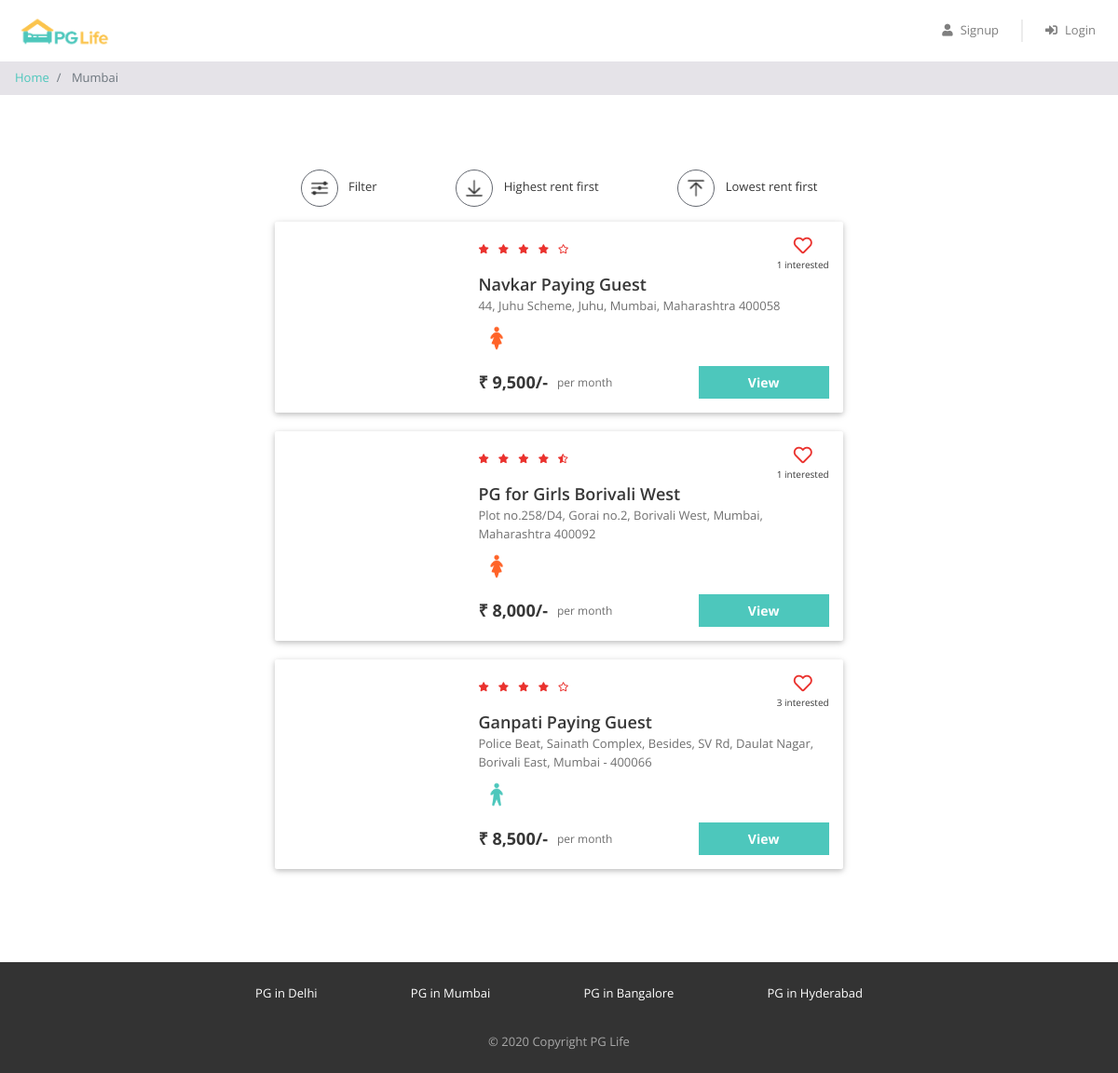
/property_list.php?city=Mumbai, run on the app's committed database.
### tables this page shows
CREATE TABLE `properties` (
  `id` int(11) NOT NULL,
  `city_id` int(11) NOT NULL,
  `name` varchar(100) NOT NULL,
  `address` varchar(255) NOT NULL,
  `description` longtext NOT NULL,
  `gender` enum('male','female','unisex') NOT NULL,
  `rent` int(11) NOT NULL,
  `rating_clean` float(2,1) NOT NULL,
  `rating_food` float(2,1) NOT NULL,
  `rating_safety` float(2,1) NOT NULL
);

### property_list.php (the view, shortened to what this page needs)
<?php
require "includes/database_connect.php";
$city_name = $_GET["city"];
$sql_1 = "SELECT * FROM cities WHERE name = '$city_name'";
$result_1 = mysqli_query($conn, $sql_1);
$city = mysqli_fetch_assoc($result_1);
$city_id = $city['id'];
$sql_2 = "SELECT * FROM properties WHERE city_id = $city_id";
$result_2 = mysqli_query($conn, $sql_2);
$properties = mysqli_fetch_all($result_2, MYSQLI_ASSOC);
$sql_3 = "SELECT *
            FROM interested_users_properties iup
            INNER JOIN properties p ON iup.property_id = p.id
            WHERE p.city_id = $city_id";
$result_3 = mysqli_query($conn, $sql_3);
$interested_users_properties = mysqli_fetch_all($result_3, MYSQLI_ASSOC);
?>
<!DOCTYPE html>
<html lang="en">
<head>
    <?php
    include "includes/head_links.php";
    ?>
    <link href="css/property_list.css" rel="stylesheet" />
</head>
<body>
    <?php
    include "includes/header.php";
    ?>
    <nav aria-label="breadcrumb">
        <ol class="breadcrumb py-2">
            <li class="breadcrumb-item">
                <a href="index.php">Home</a>
            </li>
            <li class="breadcrumb-item active" aria-current="page">
                <?php echo $city_name; ?>
            </li>
        </ol>
    </nav>
    <div class="page-container">
        <div class="filter-bar row justify-content-around">
            <div class="col-auto" data-toggle="modal" data-target="#filter-modal">
                <img src="img/filter.png" alt="filter" />
                <span>Filter</span>
            </div>
            <div class="col-auto">
                <img src="img/desc.png" alt="sort-desc" />
                <span>Highest rent first</span>
            </div>
            <div class="col-auto">
                <img src="img/asc.png" alt="sort-asc" />
                <span>Lowest rent first</span>
            </div>
        </div>
        <?php
        foreach ($properties as $property) {
        ?>
            <div class="property-card row">
                <div class="image-container col-md-4">
                </div>
                <div class="content-container col-md-8">
                    <div class="row no-gutters justify-content-between">
                        <?php
                        $total_rating = ($property['rating_clean'] + $property['rating_food'] + $property['rating_safety']) / 3;
                        $total_rating = round($total_rating, 1);
                        ?>
                        <div class="star-container" title="<?= $total_rating ?>">
                            <?php
                            $rating = $total_rating;
                            for ($i = 0; $i < 5; $i++) {
                                if ($rating >= $i + 0.8) {
                            ?>
                                    <i class="fas fa-star"></i>
                                <?php
                                } elseif ($rating >= $i + 0.3) {
                                ?>
                                    <i class="fas fa-star-half-alt"></i>
                                <?php
                                } else {
                                ?>
                                    <i class="far fa-star"></i>
                            <?php
                                }
                            }
                            ?>
                        </div>
                        <div class="interested-container">
                            <?php
                            $interested_users_count = 0;
                            $is_interested = false;
                            foreach ($interested_users_properties as $interested_user_property) {
                                if ($interested_user_property['property_id'] == $property['id']) {
                                    $interested_users_count++;
                                }
                            }
                            if ($is_interested) {
                            ?>
                                <i class="fas fa-heart"></i>
                            <?php
                            } else {
                            ?>
                                <i class="far fa-heart"></i>
                            <?php
                            }
                            ?>
                            <div class="interested-text"><?= $interested_users_count ?> interested</div>
                        </div>
                    </div>
                    <div class="detail-container">
                        <div class="property-name"><?= $property['name'] ?></div>
                        <div class="property-address"><?= $property['address'] ?></div>
                        <div class="property-gender">
                            <?php
                            if ($property['gender'] == "male") {
                            ?>
                                <img src="img/male.png" />
                            <?php
                            } elseif ($property['gender'] == "female") {
                            ?>
                                <img src="img/female.png" />
                            <?php
                            } else {
                            ?>
                                <img src="img/unisex.png" />
                            <?php
                            }
                            ?>
                        </div>
                    </div>
                    <div class="row no-gutters">
                        <div class="rent-container col-6">
                            <div class="rent">₹ <?= number_format($property['rent']) ?>/-</div>
                            <div class="rent-unit">per month</div>
                        </div>
                        <div class="button-container col-6">
                            <a href="property_detail.php?property_id=<?= $property['id'] ?>" class="btn btn-primary">View</a>
                        </div>
                    </div>
                </div>
            </div>
        <?php
        }
        ?>
    </div>
    <?php
    include "includes/footer.php";
    ?>
</body>
</html>

### css/common.css (style rules this page uses)
* { box-sizing: border-box; font-family: 'Open Sans', sans-serif; }
html, body { height: 100%; }
body { color: #373737; font-size: 16px; position: relative; display: flex; flex-direction: column; }
.btn-primary, .btn-warning, .btn-danger { color: white; font-weight: bold; }
.breadcrumb { background-color: #e5e3e8; font-size: 13px; border-radius: 0px; margin-bottom: 0px; }
.page-container { max-width: 800px; padding: 80px 24px; margin: auto; }

### css/property_list.css (style rules this page uses)
.filter-bar > div { cursor: pointer; font-size: 13px; text-align: center; margin-bottom: 16px; }
.filter-bar img { width: 40px; height: 40px; border-radius: 40px; border: 1px solid #646870; padding: 6px; margin-right: 8px; }
.property-card { background-color: #ffffff; border-radius: 2px; padding: 15px 0px; margin: 0px auto 20px; box-shadow: 0 2px 5px 0 rgba(0, 0, 0, 0.16), 0 2px 10px 0 rgba(0, 0, 0, 0.12); }
.image-container { text-align: center; }
.star-container i { color: #EA322E; font-size: 10px; margin-right: 6px; }
.interested-container { text-align: center; }
.interested-container i { color: #EA322E; font-size: 20px; cursor: pointer; }
.interested-text { font-size: 10px; }
.detail-container { padding-bottom: 10px; }
.property-name { font-size: 18px; font-weight: 600; }
.property-address { color: #6f6f6f; font-size: 13px; padding-bottom: 5px; }
.property-gender img { width: 40px; }
.rent-container { display: flex; align-items: center; }
.rent { font-size: 18px; font-weight: bold; padding-right: 10px; }
.rent-unit { color: #6f6f6f; font-size: 12px; }
.button-container .btn { font-size: 14px; border-radius: 0px; width: 140px; float: right; }

### data on the page
properties: interested_users_count "1", name "Navkar Paying Guest", address "44, Juhu Scheme, Juhu, Mumbai, Maharashtra 400058", rent "9,500"
properties: rating_safety 4.5 (drawn), interested_users_count "1", name "PG for Girls Borivali West", address "Plot no.258/D4, Gorai no.2, Borivali West, Mumbai, Maharashtra 400092", rent "8,000"
properties: interested_users_count "3", name "Ganpati Paying Guest", address "Police Beat, Sainath Complex, Besides, SV Rd, Daulat Nagar, Borivali East, Mumbai - 400066", rent "8,500"

### other printed values
$city_name "Mumbai"
